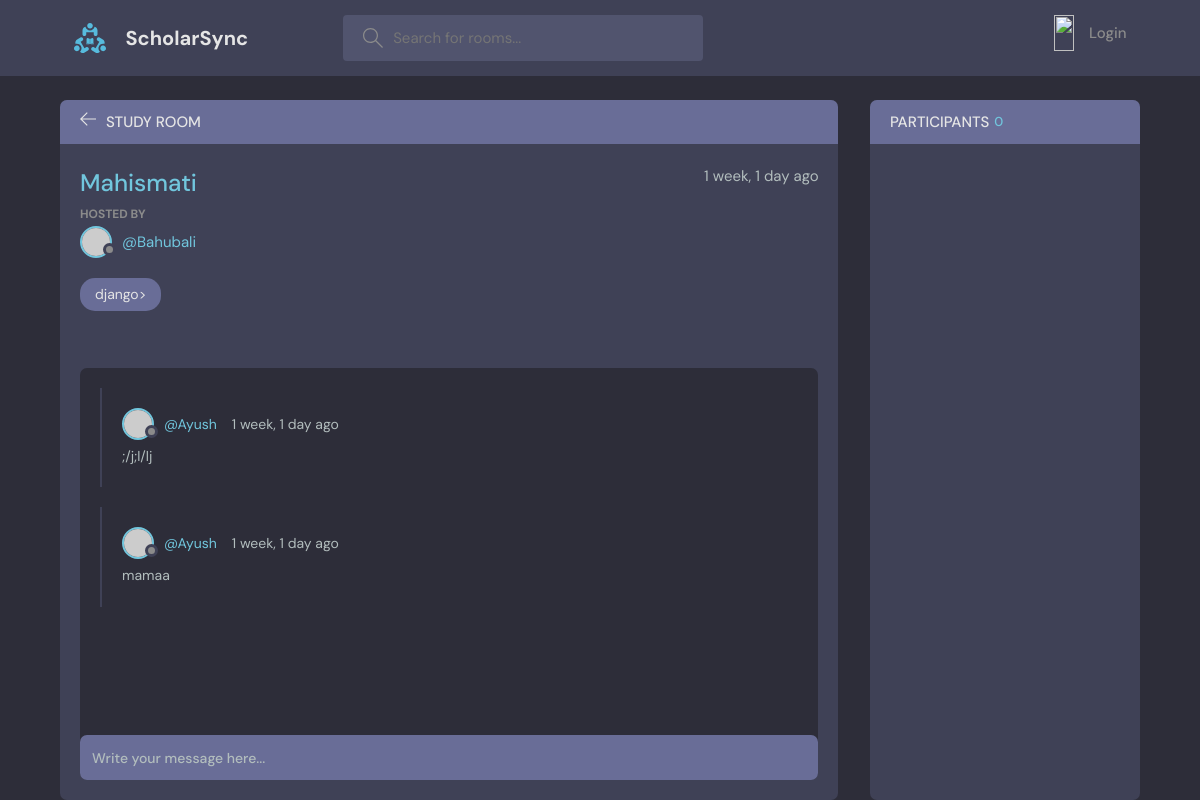
Screenshot of /room/7/ with the database file from the repository.
### base/models.py (models this page shows, shortened)
class Room(models.Model):
    host =   models.ForeignKey(User, on_delete=models.SET_NULL,null=True)
    topic = models.ForeignKey(Topic, on_delete=models.SET_NULL,null=True)
    name = models.CharField(max_length=200)
    description = models.TextField(null=True, blank=True)
    participants = models.ManyToManyField(User,related_name='participants',blank=True)
    updated = models.DateTimeField(auto_now=True)
    created = models.DateTimeField(auto_now_add=True)
    class Meta:
       ordering = ['-updated','-created']

class Topic(models.Model):
   name = models.CharField(max_length=200)

class Message(models.Model):
   user = models.ForeignKey(User, on_delete=models.CASCADE)
   room = models.ForeignKey(Room, on_delete=models.CASCADE)
   body = models.TextField()
   updated = models.DateTimeField(auto_now=True)
   created = models.DateTimeField(auto_now_add=True)
   class Meta:
       ordering = ['-updated','-created']

### base/views.py (the view, shortened to what this page needs)
# urls.py: path('room/<str:pk>/', views.room,name="room"),
def room(request,pk):
    room = Room.objects.get(id=pk)
    room_messages = room.message_set.all().order_by('-created')
    participants = room.participants.all()
    context = {'room ':room,'room_messages': room_messages,'participants':participants}
    return render(request, 'base/room.html',{'room':room,'room_messages': room_messages,'participants':participants})

### base/templates/base/room.html (shortened to what this page needs)
{% extends 'main.html' %}
{% block content %}
    <main class="profile-page layout layout--2">
      <div class="container">
        <div class="room">
          <div class="room__top">
            <div class="room__topLeft">
              <a href="{% url 'home' %}">
                <svg version="1.1" xmlns="http://www.w3.org/2000/svg" width="32" height="32" viewBox="0 0 32 32">
                  <title>arrow-left</title>
                  <path
                    d="M13.723 2.286l-13.723 13.714 13.719 13.714 1.616-1.611-10.96-10.96h27.625v-2.286h-27.625l10.965-10.965-1.616-1.607z"
                  ></path>
                </svg>
              </a>
              <h3>Study Room</h3>
            </div>
        </div>
          <div class="room__box scroll">
            <div class="room__header scroll">
              <div class="room__info">
                <h3>{{room.name}}</h3>
                <span>{{room.created|timesince}} ago </span>
              </div>
              <div class="room__hosted">
                <p>Hosted By</p>
                <a href="{% url 'user-profile' room.host.id %}" class="room__author">
                  <div class="avatar avatar--small">
                    <img src="https://randomuser.me/api/portraits/men/37.jpg" />
                  </div>
                  <span>@{{room.host.username}}</span>
                </a>
              </div>
              <span class="room__topics"> {{room.topic.name}}></span>
            </div>
            <div class="room__conversation">
              <div class="threads scroll">
            {% for message in room_messages %}
                <div class="thread">
                  <div class="thread__top">
                    <div class="thread__author">
                      <a href="{% url 'user-profile' message.user.id %}" class="thread__authorInfo">
                        <div class="avatar avatar--small">
                          <img src="https://randomuser.me/api/portraits/men/37.jpg" />
                        </div>
                        <span>@{{message.user.username }}</span>
                      </a>
                      <span class="thread__date">{{message.created|timesince}} ago </span>
                    </div>
                  </div>
                  <div class="thread__details">
                    {{message.body}}
                  </div>
                </div>
                {% endfor %}
        </div>
            </div>
          </div>
          <div class="room__message">
            <form action="" method="POST">
            <input name="body" placeholder="Write your message here..." />
          </form>
          </div>
        </div>
        <div class="participants">
          <h3 class="participants__top">Participants <span>{{participants.count}}</span></h3>
          <div class="participants__list scroll">
          </div>
        </div>
      </div>
    </main>
{% endblock  %}

### rows the page displays
Room: name "Mahismati", created "1 week, 1 day", host.username "Bahubali", topic.name "django"
Message: user.username "Ayush", created "1 week, 1 day", body ";/j;l/lj"
Message: user.username "Ayush", created "1 week, 1 day", body "mamaa"

### other values shown
{{ participants.count }} "0"
